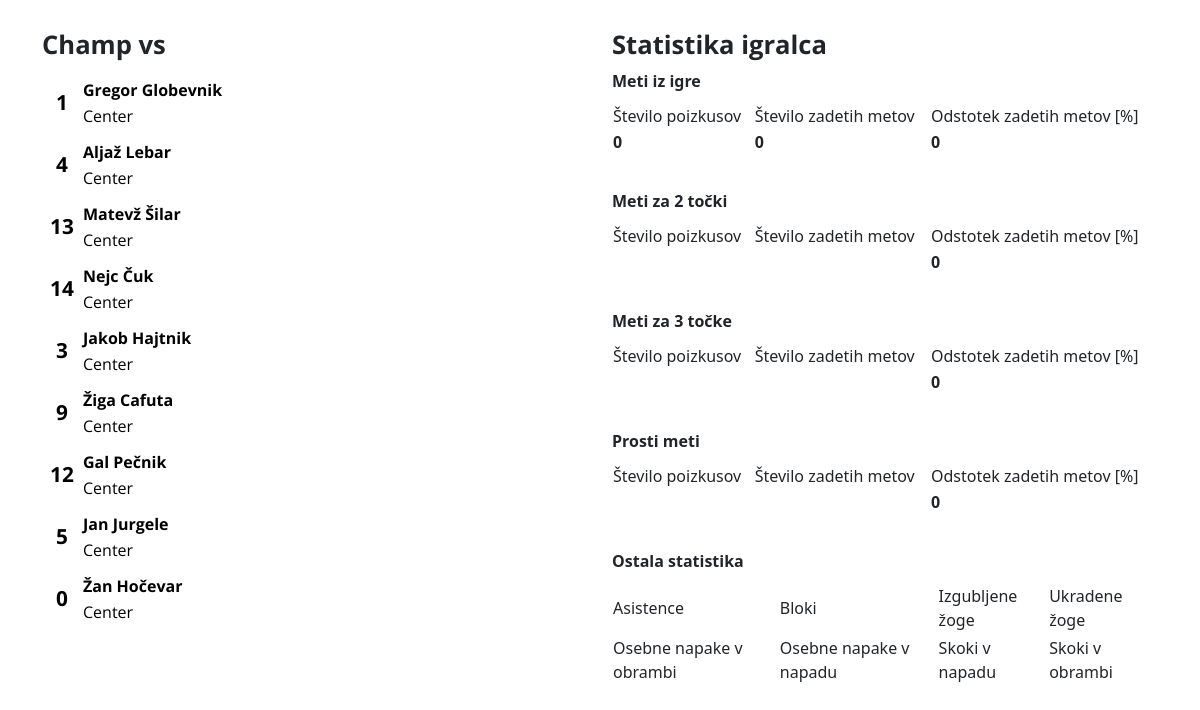
/final_stat, run on an earlier commit of the app's database.
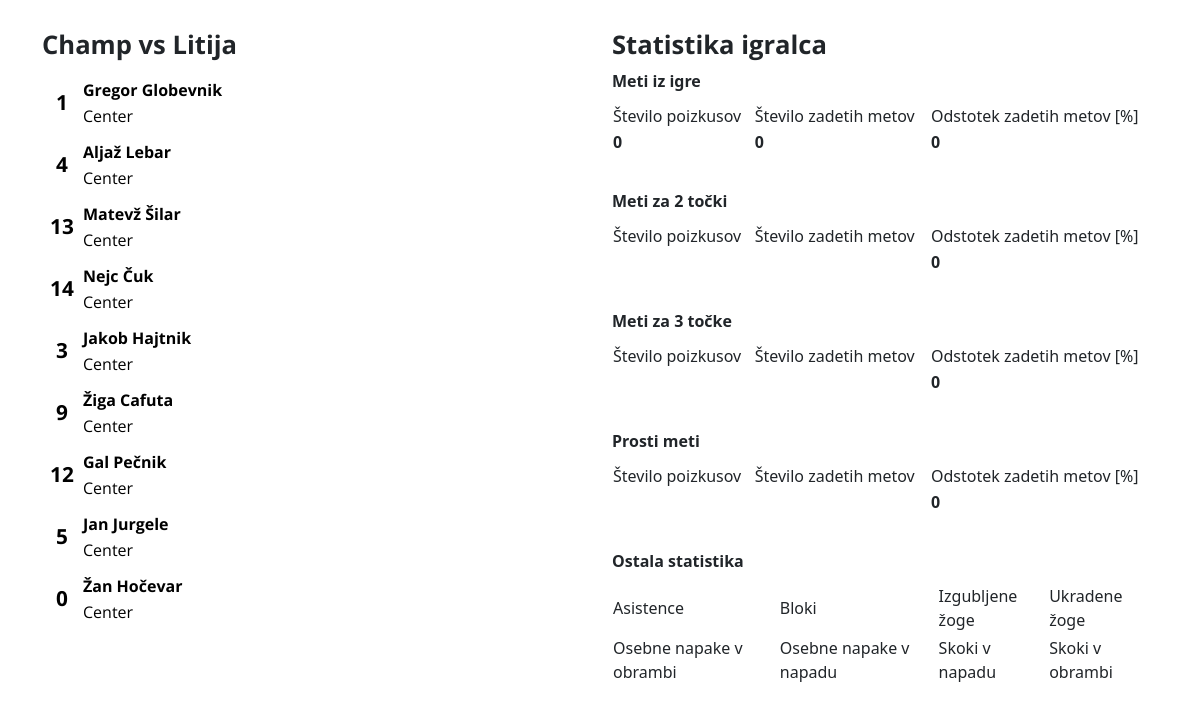
And on a later commit of the database.
### app/models.py (models this page shows, shortened)
class Opponents(db.Model):
    opponent_id = db.Column(db.INTEGER, primary_key=True, autoincrement=True, nullable=False)
    team_name = db.Column(db.String(50), index=True)
    points = db.Column(db.Integer, index=True)
    score = db.Column(db.Boolean, index=True)
    result = db.Column(db.Boolean, index=True)
    date = db.Column(db.Date, index=True, nullable=False)
    home_team_points = db.Column(db.Integer, index=True)
    id_opponent = db.relationship('Players', backref='opponent', lazy=True)

### app/routes.py (the view, shortened to what this page needs)
@app.route('/final_stat', methods=['GET', 'POST'])
def final_stat():
    selected_id = request.args.get('id', None)
    players = Players.query.all()
    current_opponent = Opponents.query.filter_by(date=date.today()).first()
    selected_player = Players.query.filter_by(player_id=selected_id).first()
    if selected_id is None:
        fga = 0
        fgm = 0
        percentage1 = 0
        percentage2 = 0
        percentage3 = 0
        percentage_fg = 0
    return render_template('final_stat.html', current_opponent=current_opponent, players=players,
                           selected_player=selected_player, fga=fga, fgm=fgm, percentage1=percentage1,
                           percentage2=percentage2, percentage3=percentage3, percentage_fg=percentage_fg)

### app/templates/final_stat.html (shortened to what the changed rows need)
<!DOCTYPE html>
<html lang="en">
<head>
    <link rel="stylesheet" href="{{ url_for('static',filename='style.css') }}">
    <link href="https://cdn.jsdelivr.net/npm/bootstrap@5.1.0/dist/css/bootstrap.min.css" rel="stylesheet">
    <link rel="stylesheet" href="/static/css/base.css">
    <link rel="stylesheet" href="/static/css/playerList.css">
</head>
<body>
    <div class="container">
        <div class="row">
            <div class="col">
                <h1>Champ vs {{ current_opponent.team_name}}</h1>
                <div class="side-players">
                    {% for player in players %}
                        <a href="{{ url_for('final_stat', id=player.player_id) }}" class="player" id="{{ player.player_id }}">
                        </a>
                    {% endfor  %}
                </div>
            </div>
            <div class="col">
                <h1 class="naslovf">Statistika igralca {{ selected_player.full_name }}</h1>
                <br>
                <br>
                <br>
                <br>
            </div>
        </div>
    </div>
</body>
</html>

What changed in the data, as far as the page shows it:
added Opponents: team_name "Litija"
